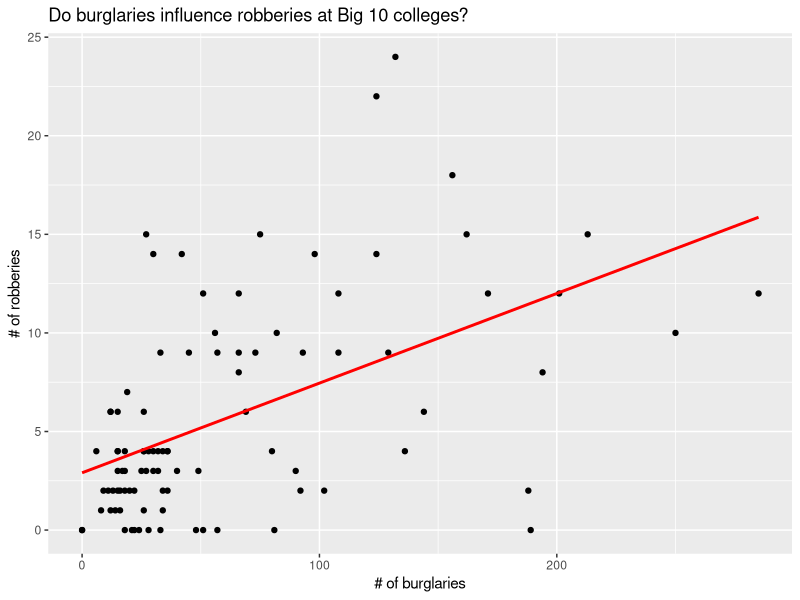
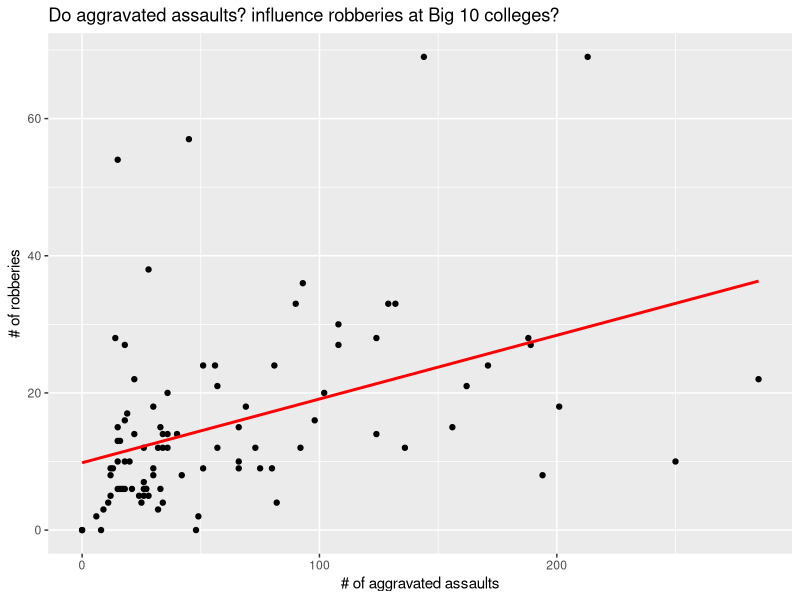
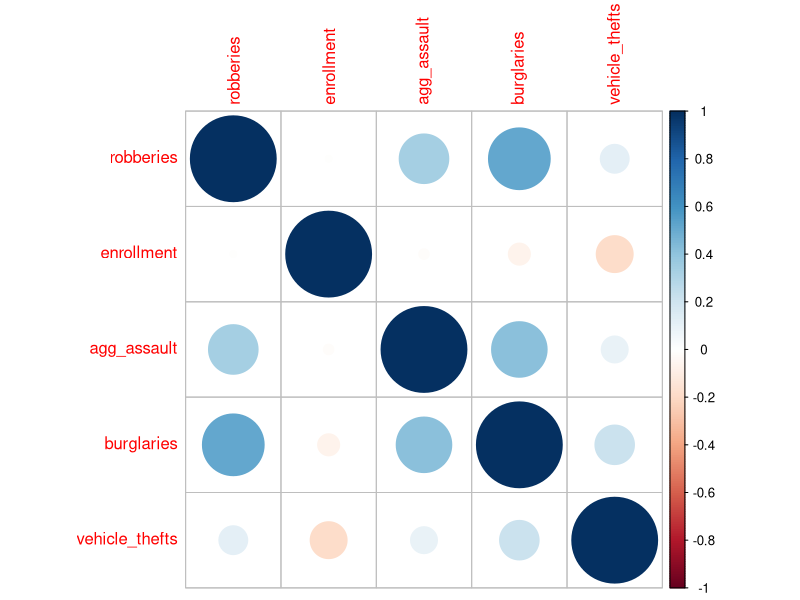

Recreate these plots in R, in order.
## ---- chunk 1
knitr::opts_chunk$set(echo = TRUE)
## ---- chunk 2
library(tidyverse)
library(lubridate)
library(dplyr)
library(purrr)
library(corrplot)
## ---- chunk 3
campus_crime_2019 <- read_csv("oncampuscrime2019.csv")
campus_crime_2020 <- read_csv("oncampuscrime2020.csv")
campus_crime_2021 <- read_csv("oncampuscrime2021.csv")
campus_crime_2022 <- read_csv("oncampuscrime2022.csv")
campus_crime_2023 <- read_csv("oncampuscrime2023.csv")
campus_crime_2024 <- read_csv("oncampuscrime2024.csv")

campus_crime_combined <- bind_rows(list(campus_crime_2019, campus_crime_2020, campus_crime_2021, campus_crime_2022, campus_crime_2023, campus_crime_2024))
## ---- chunk 4
campus_crime_burglary <- campus_crime_combined |>
  select(INSTNM, BRANCH, Total, starts_with("BURGLA")) |>
  pivot_longer(cols = starts_with("BURGLA"), names_to = "year", values_to = "burglary_count") |>
  filter(!is.na(burglary_count)) |>
  mutate(year = as.numeric(str_remove(year, "BURGLA")) + 2000) |>
  group_by(INSTNM, year) |>
  summarize(burglary_count = sum(burglary_count), total_students = max(Total)) |>
  distinct() |>
  ungroup()

##Illinois and Penn State decided to be annoying and duplicate their data. This is to fix it:

campus_crime_burglary_clean <- campus_crime_burglary |>
  mutate(institution_name = case_when(
    INSTNM == "Pennsylvania State University-Main Campus" ~ "Pennsylvania State University",
    INSTNM == "The Pennsylvania State University" ~ "Pennsylvania State University",
    INSTNM == "University of Illinois at Urbana-Champaign" ~ "University of Illinois",
    INSTNM == "University of Illinois Urbana-Champaign" ~ "University of Illinois",
    INSTNM == "Michigan State University" ~ "Michigan State University",
    INSTNM == "Ohio State University-Main Campus" ~ "Ohio State University",
    INSTNM == "Purdue University-Main Campus" ~ "Purdue University",
    INSTNM == "Rutgers University-New Brunswick" ~ "Rutgers University",
    INSTNM == "University of Maryland-College Park" ~ "University of Maryland",
    INSTNM == "University of Michigan-Ann Arbor" ~ "University of Michigan",
    INSTNM == "University of Minnesota-Twin Cities" ~ "University of Minnesota",
    INSTNM == "University of Washington-Seattle Campus" ~ "University of Washington",
    INSTNM == "University of Wisconsin-Madison" ~ "University of Wisconsin"
  ))
## ---- chunk 5
campus_crime_burglary_clean |>
  mutate(rate_per_1000 = (burglary_count/total_students) * 1000)
## ---- chunk 6
burglary_wide <- campus_crime_burglary_clean |>
  select(-total_students, -INSTNM,) |>
   pivot_wider(
    names_from = year,
    values_from = burglary_count,
    values_fn = sum,
    values_fill = 0
  )
## ---- chunk 7
burglary_wide <- burglary_wide |>
  group_by(institution_name) |>
  mutate(total_burglaries = sum(`2016` + `2017` + `2018` + `2019` + `2020` + `2021` + `2022` + `2023`))

  
burglary_averages <- burglary_wide |>
  mutate(average_burglaries = total_burglaries/8)
  
## ---- chunk 8
burglary_changes <- burglary_averages |>
  mutate(change_2023 = (`2023` - average_burglaries) / average_burglaries * 100) |>
  mutate(change_2020 = (`2020` - average_burglaries) / average_burglaries * 100) |>
  mutate(change_2017 = (`2017` - average_burglaries) / average_burglaries * 100)
  
## ---- chunk 9
# Helper: pivot one CSV's BURGLA columns to long format
pivot_burgla <- function(df) {
  df |>
    select(INSTNM, BRANCH, Total, starts_with("BURGLA")) |>
    pivot_longer(cols = starts_with("BURGLA"),
                 names_to = "year",
                 values_to = "burglaries") |>
    mutate(year = as.numeric(str_replace(year, "BURGLA", "")) + 2000) |>
    #I added this to fix duplicates in Penn State and Illinois. I don't mean to brag, but I totally mean to brag.
     mutate(institution_name = case_when(
    INSTNM == "Pennsylvania State University-Main Campus" ~ "Pennsylvania State University",
    INSTNM == "The Pennsylvania State University" ~ "Pennsylvania State University",
    INSTNM == "University of Illinois at Urbana-Champaign" ~ "University of Illinois",
    INSTNM == "University of Illinois Urbana-Champaign" ~ "University of Illinois",
    INSTNM == "Michigan State University" ~ "Michigan State University",
    INSTNM == "Ohio State University-Main Campus" ~ "Ohio State University",
    INSTNM == "Purdue University-Main Campus" ~ "Purdue University",
    INSTNM == "Rutgers University-New Brunswick" ~ "Rutgers University",
    INSTNM == "University of Maryland-College Park" ~ "University of Maryland",
    INSTNM == "University of Michigan-Ann Arbor" ~ "University of Michigan",
    INSTNM == "University of Minnesota-Twin Cities" ~ "University of Minnesota",
    INSTNM == "University of Washington-Seattle Campus" ~ "University of Washington",
    INSTNM == "University of Wisconsin-Madison" ~ "University of Wisconsin"
  ))
    
}
# Pivot each file and combine
all_burglaries <- bind_rows(
  pivot_burgla(campus_crime_2019),
  pivot_burgla(campus_crime_2020),
  pivot_burgla(campus_crime_2021),
  pivot_burgla(campus_crime_2022),
  pivot_burgla(campus_crime_2023),
  pivot_burgla(campus_crime_2024)
) |>
  # Aggregate sub-campuses (e.g., UMD Main + Shady Grove)
  group_by(institution_name, year) |>
  summarize(
    burglaries = sum(burglaries, na.rm = TRUE),
    enrollment = max(Total, na.rm = TRUE),
    .groups = "drop"
  ) |>
  # Remove duplicate year observations from overlapping CSVs
  distinct(institution_name, year, .keep_all = TRUE)

# Add pre/post COVID label (2016-2019 = pre, 2020-2023 = post)
all_burglaries <- all_burglaries |>
  mutate(period = if_else(year <= 2019, "pre_covid", "post_covid"))

# Compute mean burglary rate per school per period (for paired t-test)
school_period_means <- all_burglaries |>
  group_by(institution_name, period) |>
  summarize(mean_burglaries = mean(burglaries, na.rm = TRUE), .groups = "drop") |>
  pivot_wider(names_from = period, values_from = mean_burglaries)

# Paired t-test: each school is a pair (pre vs post)
t_test_result <- t.test(school_period_means$pre_covid, school_period_means$post_covid, paired = TRUE)
## ---- chunk 10
p_value <- t_test_result$p.value
## ---- chunk 11
# Modify the pivot helper to grab both crime types
pivot_crimes <- function(df) {
  burgla <- df |>
    select(INSTNM, BRANCH, Total, starts_with("BURGLA")) |>
    pivot_longer(cols = starts_with("BURGLA"), names_to = "year", values_to = "burglaries") |>
    mutate(year = as.numeric(str_replace(year, "BURGLA", "")) + 2000)

  robs <- df |>
    select(INSTNM, BRANCH, starts_with("ROBBE")) |>
    pivot_longer(cols = starts_with("ROBBE"), names_to = "year", values_to = "robberies") |>
    mutate(year = as.numeric(str_replace(year, "ROBBE", "")) + 2000)

  inner_join(burgla, robs, by = c("INSTNM", "BRANCH", "year"))
}

all_crimes <- bind_rows(
  pivot_crimes(campus_crime_2019),
  pivot_crimes(campus_crime_2020),
  pivot_crimes(campus_crime_2021),
  pivot_crimes(campus_crime_2022),
  pivot_crimes(campus_crime_2023),
  pivot_crimes(campus_crime_2024)
) |>
  group_by(INSTNM, year) |>
  summarize(
    burglaries = sum(burglaries, na.rm = TRUE),
    robberies = sum(robberies, na.rm = TRUE),
    enrollment = max(Total, na.rm = TRUE),
    .groups = "drop"
  ) |>
  distinct(INSTNM, year, .keep_all = TRUE)

# Regression: do burglaries predict aggravted ass?
model <- lm(robberies ~ burglaries, data = all_crimes)
summary(model)
## ---- chunk 12
all_crimes |>
  ggplot(aes(x = burglaries, y = robberies)) +
  geom_point() +
  geom_smooth(method = "lm", se = FALSE, color = "red") +
  labs(x = "# of burglaries", y = "# of robberies",
       title = "Do burglaries influence robberies at Big 10 colleges?")
## ---- chunk 13
pivot_crimes <- function(df) {
  burgla <- df |>
    select(INSTNM, BRANCH, Total, starts_with("BURGLA")) |>
    pivot_longer(cols = starts_with("BURGLA"), names_to = "year", values_to = "burglaries") |>
    mutate(year = as.numeric(str_replace(year, "BURGLA", "")) + 2000)

  agg_a <- df |>
    select(INSTNM, BRANCH, starts_with("AGG_A")) |>
    pivot_longer(cols = starts_with("AGG_A"), names_to = "year", values_to = "agg_assault") |>
    mutate(year = as.numeric(str_replace(year, "AGG_A", "")) + 2000)

  inner_join(burgla, agg_a, by = c("INSTNM", "BRANCH", "year"))
}

all_crimes_2 <- bind_rows(
  pivot_crimes(campus_crime_2019),
  pivot_crimes(campus_crime_2020),
  pivot_crimes(campus_crime_2021),
  pivot_crimes(campus_crime_2022),
  pivot_crimes(campus_crime_2023),
  pivot_crimes(campus_crime_2024)
) |>
  group_by(INSTNM, year) |>
  summarize(
    burglaries = sum(burglaries, na.rm = TRUE),
    agg_assault = sum(agg_assault, na.rm = TRUE),
    enrollment = max(Total, na.rm = TRUE),
    .groups = "drop"
  ) |>
  distinct(INSTNM, year, .keep_all = TRUE)

model <- lm(agg_assault ~ burglaries, data = all_crimes_2)
summary(model)
## ---- chunk 14
all_crimes_2 |>
  ggplot(aes(x = burglaries, y = agg_assault)) +
  geom_point() +
  geom_smooth(method = "lm", se = FALSE, color = "red") +
  labs(x = "# of aggravated assaults", y = "# of robberies",
       title = "Do aggravated assaults? influence robberies at Big 10 colleges?")
## ---- chunk 15
pivot_crimes <- function(df) {
  burgla <- df |>
    select(INSTNM, BRANCH, Total, starts_with("BURGLA")) |>
    pivot_longer(cols = starts_with("BURGLA"), names_to = "year", values_to = "burglaries") |>
    mutate(year = as.numeric(str_replace(year, "BURGLA", "")) + 2000)

  agg_a <- df |>
    select(INSTNM, BRANCH, starts_with("AGG_A")) |>
    pivot_longer(cols = starts_with("AGG_A"), names_to = "year", values_to = "agg_assault") |>
    mutate(year = as.numeric(str_replace(year, "AGG_A", "")) + 2000)
  
  robs <- df |>
    select(INSTNM, BRANCH, starts_with("ROBBE")) |>
    pivot_longer(cols = starts_with("ROBBE"), names_to = "year", values_to = "robberies") |>
    mutate(year = as.numeric(str_replace(year, "ROBBE", "")) + 2000)
  
  vehic <- df |>
    select(INSTNM, BRANCH, starts_with("VEHIC")) |>
    pivot_longer(cols = starts_with("VEHIC"), names_to = "year", values_to = "vehicle_thefts") |>
    mutate(year = as.numeric(str_replace(year, "VEHIC", "")) + 2000)

#This I had to look up how to do (I did not use AI):
  list = list(burgla, agg_a, robs, vehic)
  
  crimes <- list |>
     reduce(inner_join, by = c("INSTNM", "BRANCH", "year"))
}

all_crimes_3 <- bind_rows(
  pivot_crimes(campus_crime_2019),
  pivot_crimes(campus_crime_2020),
  pivot_crimes(campus_crime_2021),
  pivot_crimes(campus_crime_2022),
  pivot_crimes(campus_crime_2023),
  pivot_crimes(campus_crime_2024)
) |>
  group_by(INSTNM, year) |>
  summarize(
    burglaries = sum(burglaries, na.rm = TRUE),
    agg_assault = sum(agg_assault, na.rm = TRUE),
    robberies = sum(robberies, na.rm = TRUE),
    vehicle_thefts = sum(vehicle_thefts, na.rm = TRUE),
    enrollment = max(Total, na.rm = TRUE),
    .groups = "drop"
  ) |>
  distinct(INSTNM, year, .keep_all = TRUE)

model <- lm(burglaries ~ agg_assault + vehicle_thefts + enrollment + robberies, data = all_crimes_3)
summary(model)
## ---- chunk 16
selected_vars <- all_crimes_3 |>  select(robberies, enrollment, agg_assault, burglaries, vehicle_thefts)
cor(selected_vars)
## ---- chunk 17
corr_matrix <- cor(selected_vars)
corrplot(corr_matrix, method = "circle")
